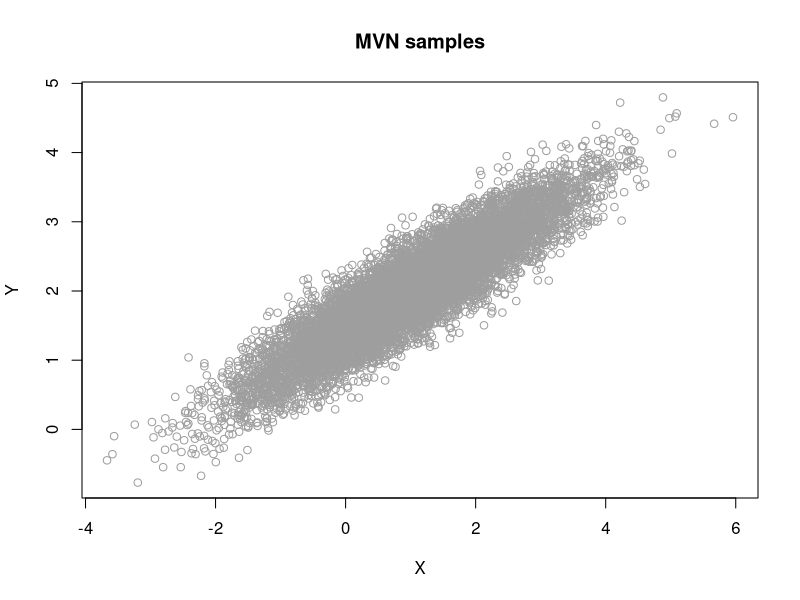
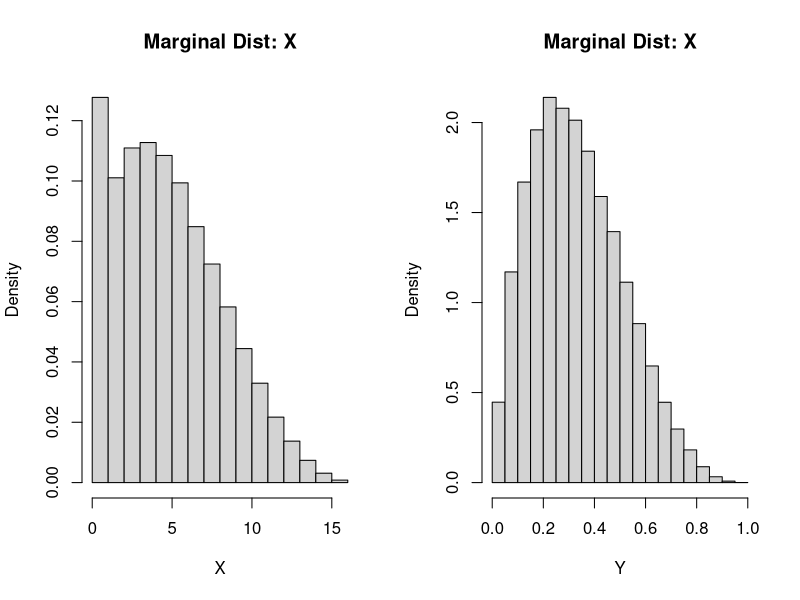

These charts were generated, in order, by the following R code:
## ---- chunk 1
N = 10000

rho = 0.9
mu_x = 1
mu_y = 2
sd_x = 1.2
sd_y = 0.75

s1 = sqrt(1 - rho^2) * sd_x
s2 = sqrt(1 - rho^2) * sd_y

MVN = matrix(data = NA, nrow = N, ncol = 2, 
           dimnames = list(NULL, c("X", "Y")))

MVN[1, ] = c(mu_x, mu_y)
Y = MVN[1, 2] ## get Y vals
for(i in 1:(N-1)){
  mx = mu_x + rho * (Y - mu_y) * sd_x/sd_y
  X = rnorm(n = 1, mx, s1)
  MVN[i+1, 1] = X
  my = mu_y + rho * (X - mu_x) * sd_y/sd_x
  Y = rnorm(n = 1, mean = my, sd = s2)
  MVN[i+1, 2] = Y
}


plot(MVN, type = "p", col = 8, 
     main = "MVN samples")


## means
colMeans(MVN)

## correlation
cor(MVN)

## ---- chunk 2

N = 10^5
n = 16
a = 2
b = 4
X = numeric(N)
Y = numeric(N)

## initial values
X[1] = 0.2
Y[1] = 0.34 ## theta values

for(i in 1:N){
  X[i+1] = rbinom(n = 1, size = n, prob = Y[i])
  Y[i+1] = rbeta(1, a + X[i+1], n - X[i+1]+b)
}

par(mfrow = c(1,2))
hist(X, main = "Marginal Dist: X", probability = TRUE)
hist(Y, main = "Marginal Dist: X", probability = TRUE)
